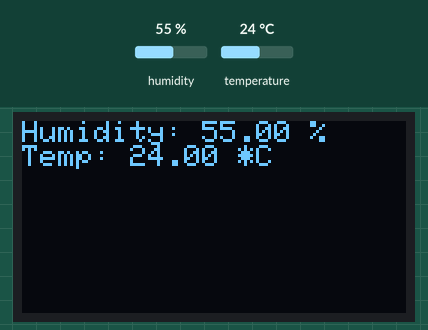
Recording of a sketch running on a simulated Arduino Uno, built with avr-gcc and run on an emulated ATmega328P. Parts: 128×64 one-colour display. The inputs (shaded band) are chosen by the test bench; at power-on: humidity 55 %, temperature 24 °C. What the sketch prints to the serial monitor is not drawn.

Above: at 3.2 s.
3.3 s: humidity set to 22 %
At 4.4 s:
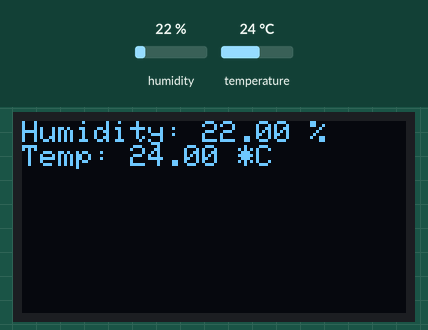
6.0 s: temperature set to 12 °C
At 6.8 s:
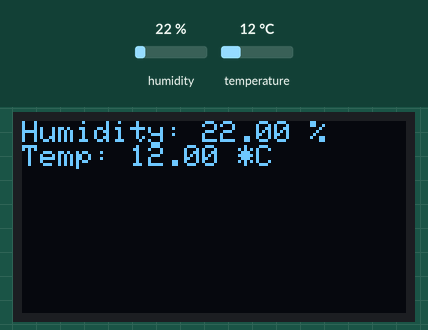
8.7 s: humidity set to 40 %
At 11.4 s:
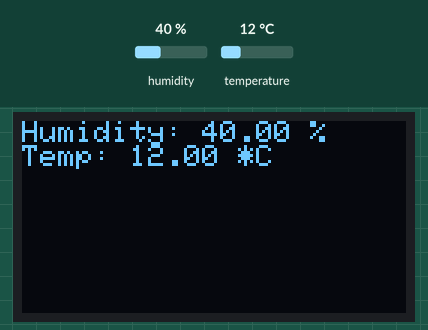
11.8 s: temperature set to 19 °C
Timing chart, 0 to 14.8 s (numbered marks = the images above; inputs shaded):
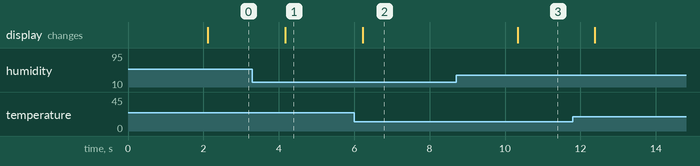

The sketch:

184.ino
```cpp
#include <Wire.h>
#include <Adafruit_SSD1306.h>
#include <DHT.h>

// Define DHT11 sensor pin and type
#define DHTPIN A0        // DHT11 data pin connected to A0
#define DHTTYPE DHT11    // DHT11 type

// Create a DHT object
DHT dht(DHTPIN, DHTTYPE);

// Define OLED display settings
#define SCREEN_WIDTH 128  // OLED display width, in pixels
#define SCREEN_HEIGHT 64   // OLED display height, in pixels
#define OLED_RESET -1      // Reset pin (not used)

// Create an OLED display object
Adafruit_SSD1306 display(SCREEN_WIDTH, SCREEN_HEIGHT, &Wire, OLED_RESET);

void setup() {
  // Start serial communication for debugging
  Serial.begin(9600);

  // Initialize the DHT11 sensor
  dht.begin();

  // Initialize the OLED display
  display.begin(SSD1306_I2C_ADDRESS, OLED_RESET);
  display.clearDisplay();
  display.setTextSize(1);
  display.setTextColor(SSD1306_WHITE);
  display.setCursor(0, 0);
  display.println("Temp & Humidity");
  display.display(); // Show the title
  delay(2000); // Wait for 2 seconds
}

void loop() {
  // Read temperature and humidity values
  float humidity = dht.readHumidity();
  float temperature = dht.readTemperature();

  // Check if readings failed
  if (isnan(humidity) || isnan(temperature)) {
    Serial.println("Failed to read from DHT sensor!");
    return;
  }

  // Clear the display
  display.clearDisplay();

  // Display the temperature and humidity
  display.setCursor(0, 0);
  display.print("Humidity: ");
  display.print(humidity);
  display.println(" %");

  display.print("Temp: ");
  display.print(temperature);
  display.println(" *C");

  // Update the display
  display.display();

  // Print to Serial Monitor for debugging
  Serial.print("Humidity: ");
  Serial.print(humidity);
  Serial.print("%\tTemperature: ");
  Serial.print(temperature);
  Serial.println("°C");

  // Wait for a bit before the next reading
  delay(2000); // Read every 2 seconds
}
```

Measured:
- after the input at 3.3 s, the display: changes after 0.87 s (image 1)
- after the input at 6.0 s, the display: changes after 0.22 s (image 2)
- after the input at 8.7 s, the display: changes after 1.6 s (image 3)
